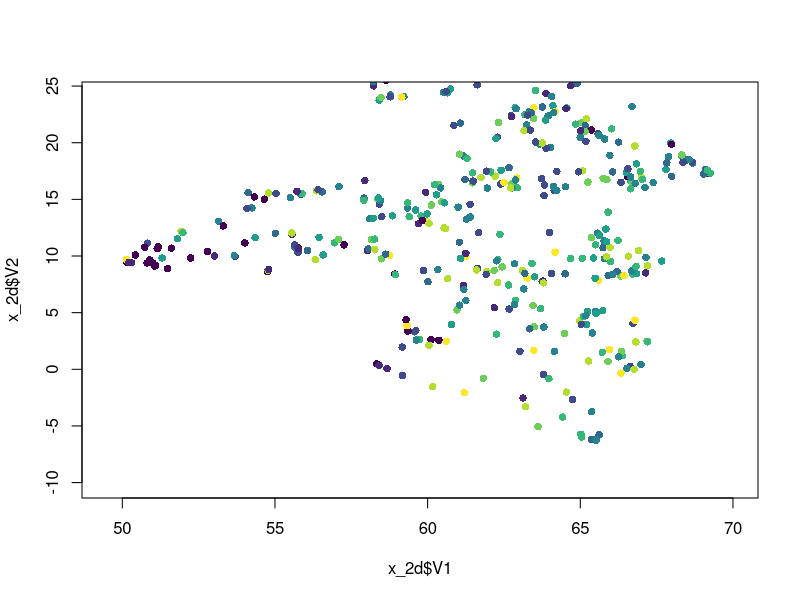
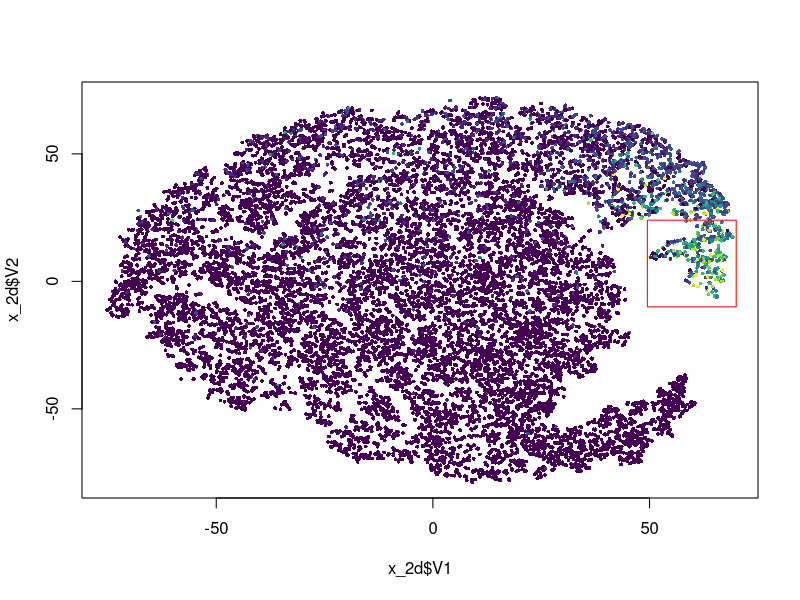
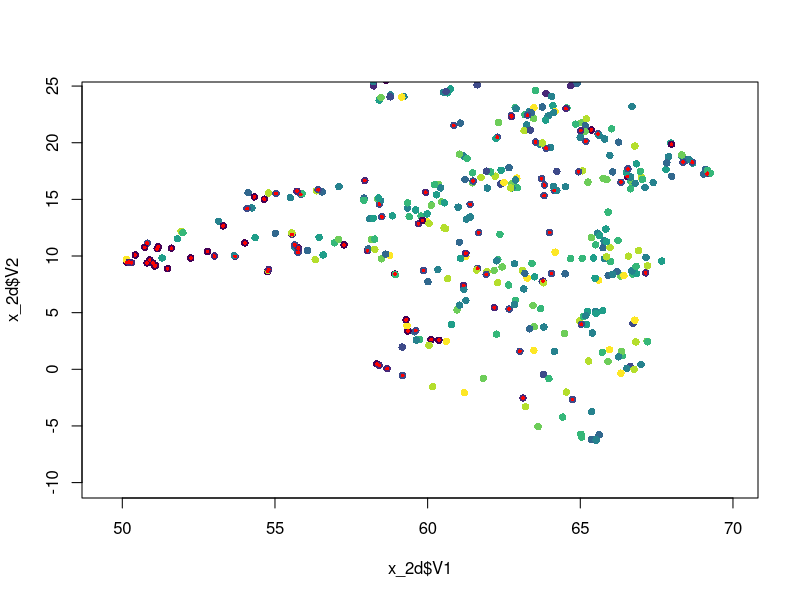
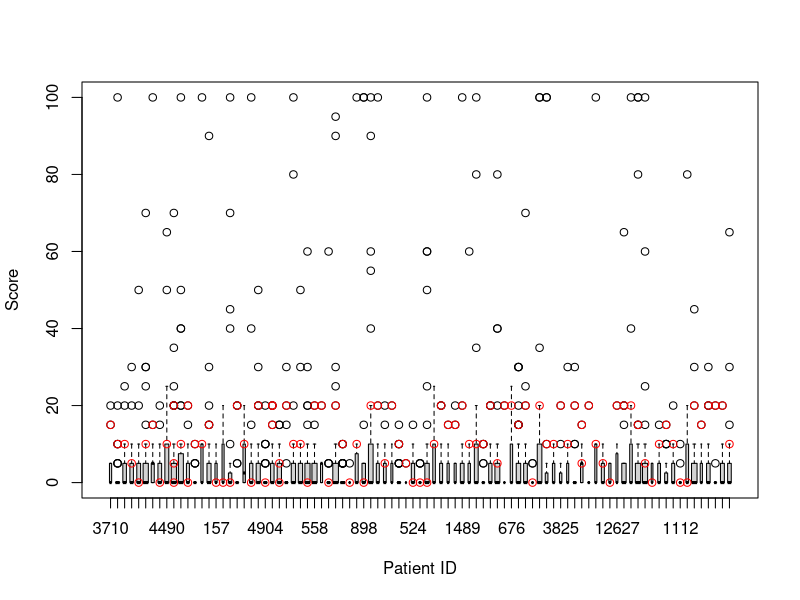
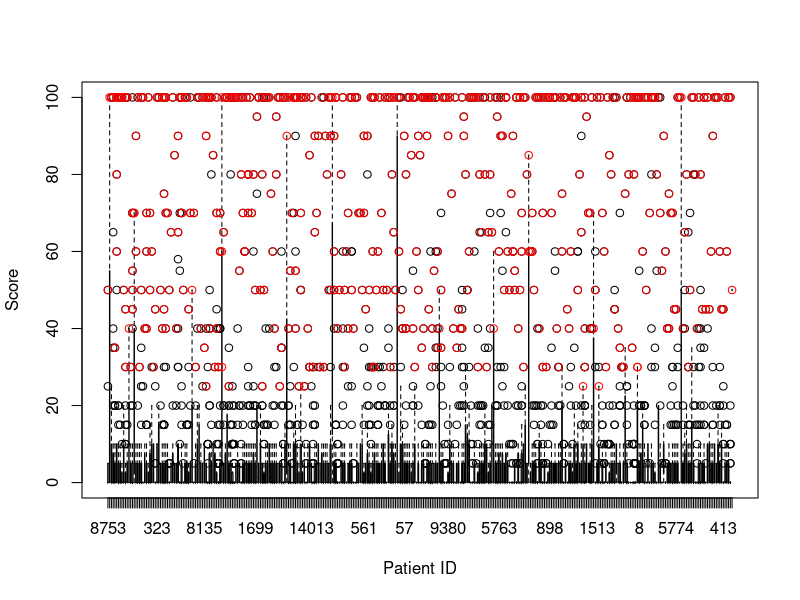
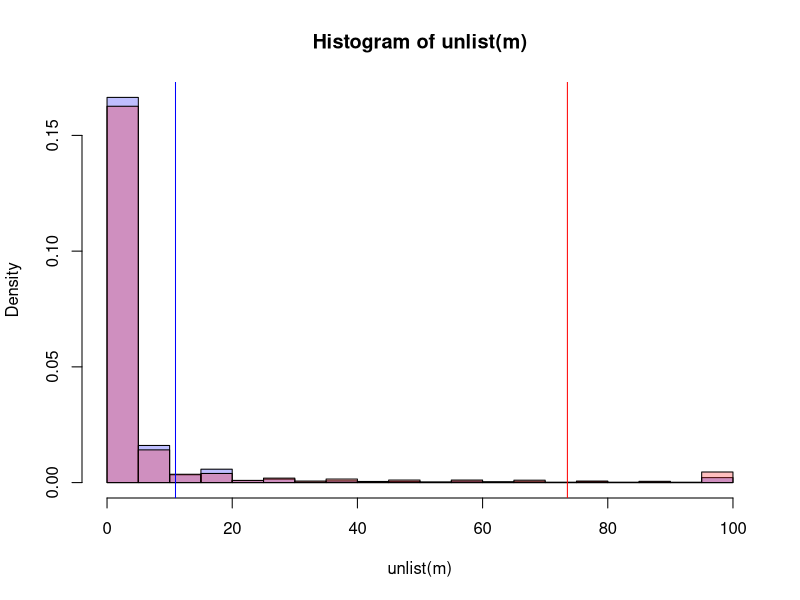
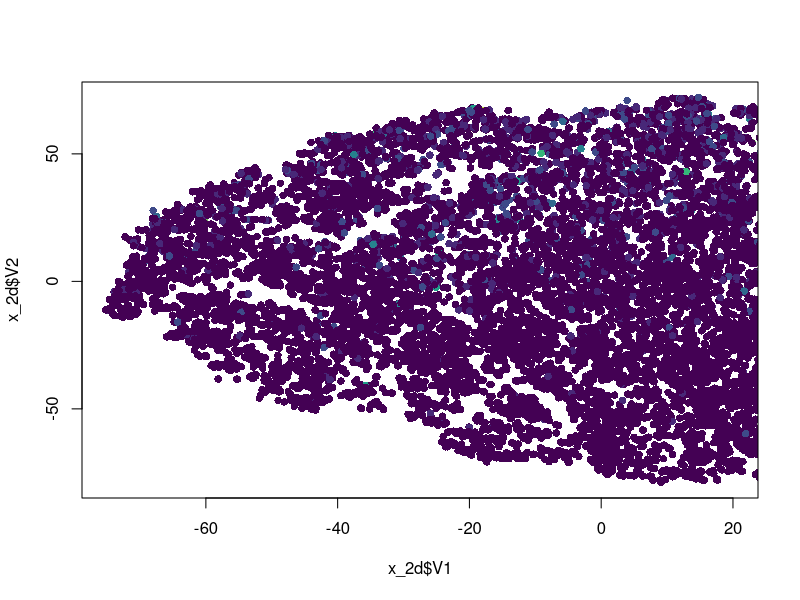
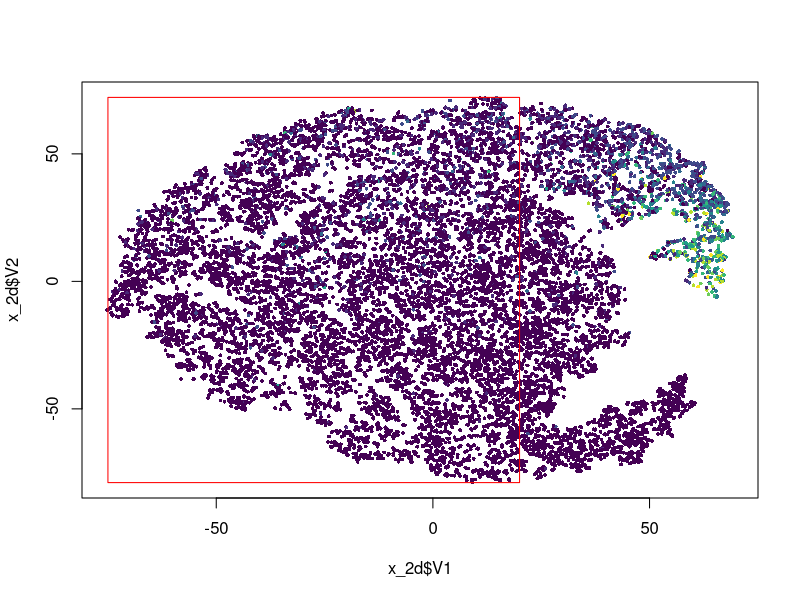

Source code (R) for these figures, in order:
setwd("~/Desktop/dl_project_1/tsne")
x_2d <- read.table(file = "x_2d_regression.csv", header = FALSE, sep = ";")
y <- read.table(file = "y_regression.csv", header = FALSE, sep = ";")
patients <- read.table(file = "patients_regression.csv", header = FALSE, sep = ";")
y <- as.numeric(unlist(y))
patients <- as.numeric(unlist(patients))

y_factor <- round(y / 10) + 1


library(viridis)
color = viridis(n = 10)

plot(x = x_2d$V1, y = x_2d$V2, pch = 16, cex = 1,  col = color[y_factor],
     xlim = c(49.5, 70), ylim = c(-10, 24))

#identify(x = x_2d$V1, y = x_2d$V2, labels = rownames(x_2d))

plot(x = x_2d$V1, y = x_2d$V2, pch = 16, cex = .5,  col = color[y_factor])

rect(xleft = 49.5, ybottom = -10, xright = 70, ytop = 24, border = "red")

outlier <- rep(FALSE, length(x_2d$V1))
not_outlier <- rep(FALSE, length(x_2d$V1))
for (i in 1:length(x_2d$V1)) {
  if (x_2d$V1[i] <= 70 && x_2d$V1[i] >= 49.5 &&
      x_2d$V2[i] <= 24 && x_2d$V2[i] >= -10 &&
      y[i] <= 20) {
    outlier[i] <- TRUE
  }
  else if (x_2d$V1[i] <= 70 && x_2d$V1[i] >= 49.5 &&
           x_2d$V2[i] <= 24 && x_2d$V2[i] >= -10 &&
           y[i] > 20) {
    not_outlier[i] <- TRUE
  }
}

ids <- which(x = outlier)
not_ids <- which(x = not_outlier)

plot(x = x_2d$V1, y = x_2d$V2, pch = 16, cex = 1,  col = color[y_factor],
     xlim = c(49.5, 70), ylim = c(-10, 24))
points(x = x_2d$V1[outlier], y = x_2d$V2[outlier], pch = 16, cex = .5, col = "red")

length(patients[ids])

length(unique(patients[ids]))

# patients where a healty joint is WRONFGULLY in the area of the damaged joints

m <- list()

for (i in 1:length(unique(patients[ids]))) {
  m[[i]] <- y[which(patients == unique(patients[ids])[i])]
  names(m)[[i]] <- unique(patients[ids])[i]
}

boxplot(m, xlab = "Patient ID", ylab = "Score", varwidth = TRUE)

x_1 <- NULL
y_1 <- NULL

for (i in ids) {
  x_1[i] <- which(unique(patients[ids]) == patients[i])
  y_1[i] <- y[i]
}

points(x_1, y_1, col = "red")

# patients where a damaged joint is RIGHTFULLY in the area of the damaged joints

m_2 <- list()

for (i in 1:length(unique(patients[not_ids]))) {
  m_2[[i]] <- y[which(patients == unique(patients[not_ids])[i])]
  names(m_2)[[i]] <- unique(patients[not_ids])[i]
}

boxplot(m_2, xlab = "Patient ID", ylab = "Score", varwidth = TRUE)

x_2 <- NULL
y_2 <- NULL

for (i in not_ids) {
  x_2[i] <- which(unique(patients[not_ids]) == patients[i])
  y_2[i] <- y[i]
}

points(x_2, y_2, col = "red")

hist(x = unlist(m), breaks = 20, freq = FALSE, col = rgb(0,0,1,1/4))
hist(x = unlist(m_2), breaks = 20, freq = FALSE, col = rgb(1,0,0,1/4), add = TRUE)
abline(v = mean(y_1, na.rm = TRUE), col = "blue")
abline(v = mean(y_2, na.rm = TRUE), col = "red")

# Umgekehrt -----------------------

plot(x = x_2d$V1, y = x_2d$V2, pch = 16, cex = 1,  col = color[y_factor],
     xlim = c(-75, 20))

plot(x = x_2d$V1, y = x_2d$V2, pch = 16, cex = .5,  col = color[y_factor])

rect(xleft = -75, ybottom = min(x_2d$V2), xright = 20, ytop = max(x_2d$V2),
     border = "red")

outlier <- rep(FALSE, length(x_2d$V1))
not_outlier <- rep(FALSE, length(x_2d$V1))
for (i in 1:length(x_2d$V1)) {
  if (x_2d$V1[i] <= 20 && y[i] > 20) {
    outlier[i] <- TRUE
  }
  else if (x_2d$V1[i] <= 20 && y[i] <= 20) {
    not_outlier[i] <- TRUE
  }
}

ids <- which(x = outlier)
not_ids <- which(x = not_outlier)

plot(x = x_2d$V1, y = x_2d$V2, pch = 16, cex = .5,  col = color[y_factor],
     xlim = c(-75, 20))
points(x = x_2d$V1[outlier], y = x_2d$V2[outlier], pch = 16, cex = .5, col = "red")

length(patients[ids])

length(unique(patients[ids]))

# patients where a damaged joint is WRONFGULLY in the area of the healty joints

m <- list()

for (i in 1:length(unique(patients[ids]))) {
  m[[i]] <- y[which(patients == unique(patients[ids])[i])]
  names(m)[[i]] <- unique(patients[ids])[i]
}

boxplot(m, xlab = "Patient ID", ylab = "Score", varwidth = TRUE)

x_1 <- NULL
y_1 <- NULL

for (i in ids) {
  x_1[i] <- which(unique(patients[ids]) == patients[i])
  y_1[i] <- y[i]
}

points(x_1, y_1, col = "red")

# patients where a healty joint is RIGHTFULLY in the area of the damaged joints

m_2 <- list()

for (i in 1:length(unique(patients[not_ids]))) {
  m_2[[i]] <- y[which(patients == unique(patients[not_ids])[i])]
  names(m_2)[[i]] <- unique(patients[not_ids])[i]
}

boxplot(m_2[1:100], xlab = "Patient ID", ylab = "Score", varwidth = TRUE)

x_2 <- NULL
y_2 <- NULL

for (i in not_ids) {
  x_2[i] <- which(unique(patients[not_ids]) == patients[i])
  y_2[i] <- y[i]
}

points(x_2[1:161], y_2[1:161], col = "red")

hist(x = unlist(m), breaks = 20, freq = FALSE, col = rgb(0,0,1,1/4))
hist(x = unlist(m_2), breaks = 20, freq = FALSE, col = rgb(1,0,0,1/4), add = TRUE)
abline(v = mean(y_1, na.rm = TRUE), col = "blue")
abline(v = mean(y_2, na.rm = TRUE), col = "red")
